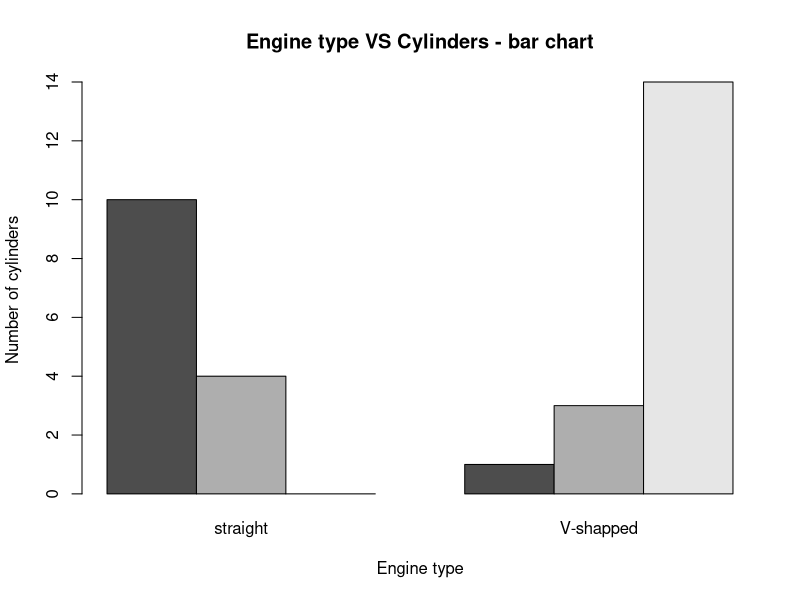

This figure's R source:
# Code challenge
# Module 5: Data Visualisation in R
# Bar chart

# Solution:


# Instructions:

# For this exercise we will use the built in "mtcars" dataset. We would like to show how
# the number of cylinders in a car is related to the engine type. 
# ("cyl" - number of cylinders, "vs" - engine type)

# First run the code below, and prepare data for drawing a bar chart.
data <- mtcars[, c("cyl", "vs")]                  # use only relevant columns
data[which(data["vs"] == 0), "vs"] <- "V-shapped" # recode vs variable value 0
data[which(data["vs"] == 1), "vs"] <- "straight"  # recode vs variable value 1
counts <- table(data$cyl, data$vs)                # create count for the bar chart

# Use R to execute the steps given below:
# 1) Create a bar chart using "counts" object.
# 2) When drawing bar chart consider the following:
#   - we would like to create a grouped bar chart
#   - on x axis label write "Engine type"
#   - on y axis label write "Number of cylinders"
#   - for the title of the plot write "Engine type VS Cylinders - bar chart"
barplot(counts, 
        main = "Engine type VS Cylinders - bar chart",
        xlab = "Engine type", 
        ylab = "Number of cylinders",
        beside = TRUE)
